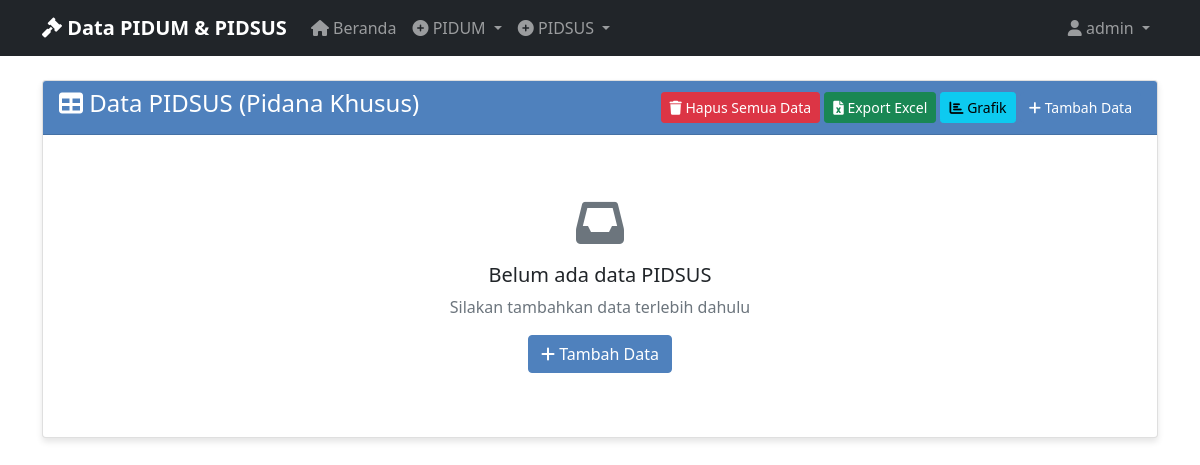
Before: /view_pidsus (signed in) with the older database file.
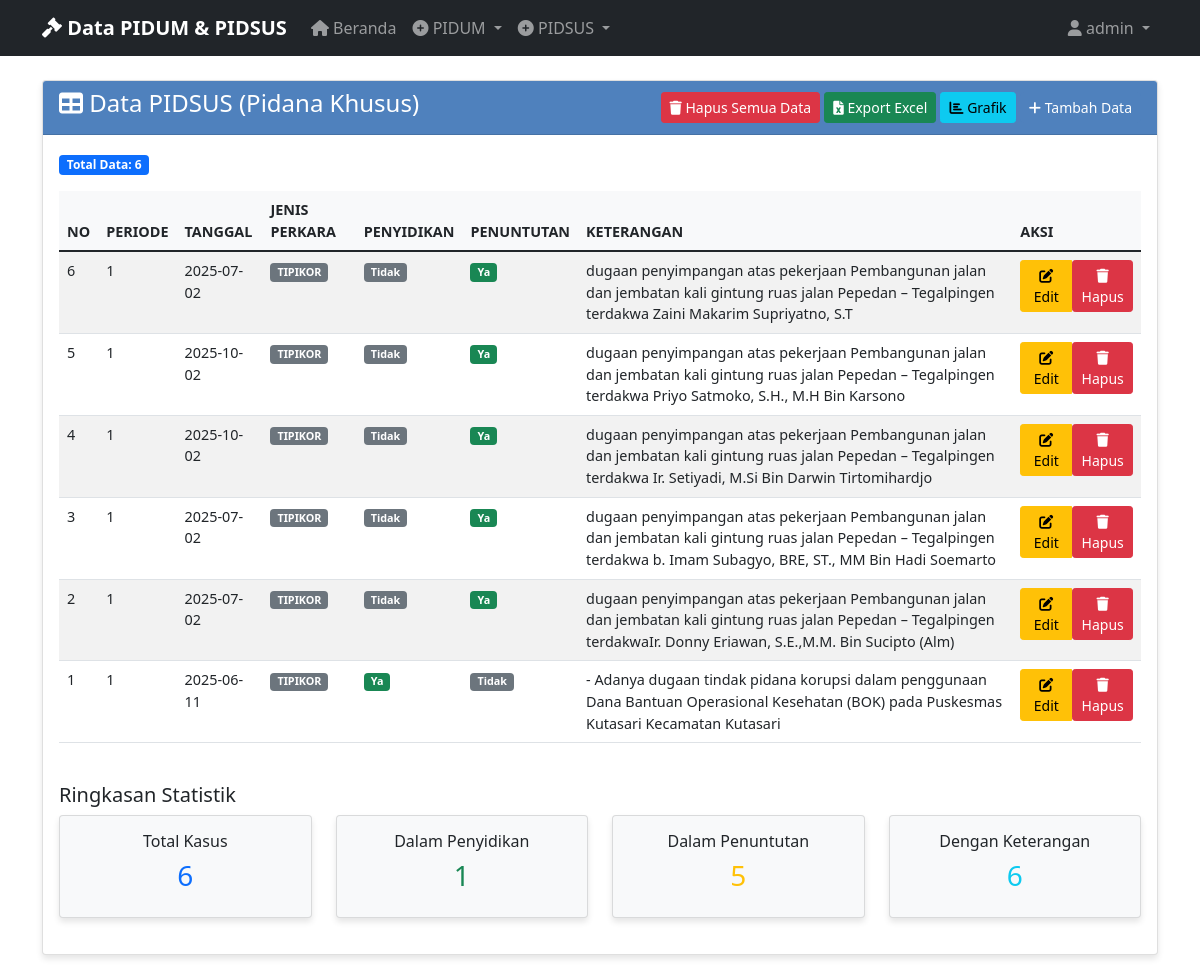
After: the same page with the newer database file.
### tables this page shows
CREATE TABLE pidsus_data (
                id INTEGER PRIMARY KEY AUTOINCREMENT,
                no TEXT NOT NULL,
                periode TEXT NOT NULL,
                tanggal TEXT NOT NULL,
                jenis_perkara TEXT NOT NULL,
                penyidikan TEXT NOT NULL,
                penuntutan TEXT NOT NULL,
                keterangan TEXT NOT NULL,
                created_at TIMESTAMP DEFAULT CURRENT_TIMESTAMP
            );

### app_with_db.py (the view)
@app.route('/view_pidsus')
@login_required
def view_pidsus():
    data = get_pidsus_data_for_export()
    return render_template('view_pidsus.html', data=data)

### app_with_db.py (called while the page is built)
def login_required(f):
    @wraps(f)
    def decorated_function(*args, **kwargs):
        if 'user_id' not in session:
            return redirect(url_for('login'))
        return f(*args, **kwargs)
    return decorated_function

### database.py (called while the page is built)
@contextmanager
def get_db_connection():
    conn = sqlite3.connect(DATABASE_PATH)
    conn.row_factory = sqlite3.Row
    try:
        yield conn
    finally:
        conn.close()

def get_all_pidsus_data():
    with get_db_connection() as conn:
        cursor = conn.cursor()
        cursor.execute('SELECT * FROM pidsus_data ORDER BY created_at DESC')
        rows = cursor.fetchall()
        return [dict(row) for row in rows]

def get_pidsus_data_for_export():
    data = get_all_pidsus_data()
    export_data = []
    for row in data:
        export_data.append({
            'NO': row['no'],
            'PERIODE': row['periode'],
            'TANGGAL': row['tanggal'],
            'JENIS PERKARA': row['jenis_perkara'],
            'PENYIDIKAN': row['penyidikan'],
            'PENUNTUTAN': row['penuntutan'],
            'KETERANGAN': row['keterangan'],
            'id': row['id']  # Add ID for edit/delete functionality
        })
    return export_data

### templates/view_pidsus.html (shortened to what the changed rows need)
{% extends "base.html" %}
{% block content %}
<div class="row">
    <div class="col-md-12">
        <div class="card">
            <div class="card-body">
                {% if data %}
                    <div class="mb-3">
                        <span class="badge bg-primary">Total Data: {{ data|length }}</span>
                    </div>
                    <div class="table-responsive">
                        <table class="table table-striped table-hover" id="pidsusTable">
                            <thead>
                                <tr>
                                    <th>NO</th>
                                    <th>PERIODE</th>
                                    <th>TANGGAL</th>
                                    <th>JENIS PERKARA</th>
                                    <th>PENYIDIKAN</th>
                                    <th>PENUNTUTAN</th>
                                    <th>KETERANGAN</th>
                                    <th>AKSI</th>
                                </tr>
                            </thead>
                            <tbody>
                                {% for item in data %}
                                <tr>
                                    <td>{{ item.NO }}</td>
                                    <td>{{ item.PERIODE }}</td>
                                    <td>{{ item.TANGGAL }}</td>
                                    <td>
                                        <span class="badge bg-secondary">{{ item['JENIS PERKARA'] }}</span>
                                    </td>
                                    <td>
                                        {% if item.PENYIDIKAN == '1' %}
                                            <span class="badge bg-success">Ya</span>
                                        {% else %}
                                            <span class="badge bg-secondary">Tidak</span>
                                        {% endif %}
                                    </td>
                                    <td>
                                        {% if item.PENUNTUTAN == '1' %}
                                            <span class="badge bg-success">Ya</span>
                                        {% else %}
                                            <span class="badge bg-secondary">Tidak</span>
                                        {% endif %}
                                    </td>
                                    <td>{{ item.KETERANGAN }}</td>
                                    <td>
                                        <div class="btn-group" role="group">
                                            <a href="{{ url_for('edit_pidsus', item_id=item.id) }}" class="btn btn-sm btn-warning">
                                                <i class="fas fa-edit"></i> Edit
                                            </a>
                                            <form method="POST" action="{{ url_for('delete_pidsus_item_route', item_id=item.id) }}" style="display: inline;">
                                                <button type="submit" class="btn btn-sm btn-danger" onclick="return confirm('Apakah Anda yakin ingin menghapus data ini?')">
                                                    <i class="fas fa-trash"></i> Hapus
                                                </button>
                                            </form>
                                        </div>
                                    </td>
                                </tr>
                                {% endfor %}
                            </tbody>
                        </table>
                    </div>
                    <div class="row mt-4">
                        <div class="col-md-12">
                            <h5>Ringkasan Statistik</h5>
                            <div class="row">
                                <div class="col-md-3">
                                    <div class="card bg-light">
                                        <div class="card-body text-center">
                                            <h6>Total Kasus</h6>
                                            <h3 class="text-primary">{{ data|length }}</h3>
                                        </div>
                                    </div>
                                </div>
                                <div class="col-md-3">
                                    <div class="card bg-light">
                                        <div class="card-body text-center">
                                            <h6>Dalam Penyidikan</h6>
                                            <h3 class="text-success">{{ data|selectattr('PENYIDIKAN', 'equalto', '1')|list|length }}</h3>
                                        </div>
                                    </div>
                                </div>
                                <div class="col-md-3">
                                    <div class="card bg-light">
                                        <div class="card-body text-center">
                                            <h6>Dalam Penuntutan</h6>
                                            <h3 class="text-warning">{{ data|selectattr('PENUNTUTAN', 'equalto', '1')|list|length }}</h3>
                                        </div>
                                    </div>
                                </div>
                                <div class="col-md-3">
                                    <div class="card bg-light">
                                        <div class="card-body text-center">
                                            <h6>Dengan Keterangan</h6>
                                            <h3 class="text-info">{{ data|selectattr('KETERANGAN')|list|length }}</h3>
                                        </div>
                                    </div>
                                </div>
                            </div>
                        </div>
                    </div>
                {% else %}
                    <div class="text-center py-5">
                        <i class="fas fa-inbox fa-3x text-muted mb-3"></i>
                        <h5>Belum ada data PIDSUS</h5>
                        <p class="text-muted">Silakan tambahkan data terlebih dahulu</p>
                        <a href="{{ url_for('input_pidsus') }}" class="btn btn-primary">
                            <i class="fas fa-plus"></i> Tambah Data
                        </a>
                    </div>
                {% endif %}
            </div>
        </div>
    </div>
</div>
{% block scripts %}
<link href="https://cdn.datatables.net/1.11.5/css/dataTables.bootstrap5.min.css" rel="stylesheet">
{% endblock %}
{% endblock %}

Changed rows visible on the page:
added pidsus_data: NO "6", PERIODE "1", TANGGAL "2025-07-02", jenis_perkara "TIPIKOR", penyidikan "Tidak", penuntutan "Ya", KETERANGAN "dugaan penyimpangan atas pekerjaan Pembangunan jalan dan jembatan kali gintung ruas jalan Pepedan – Tegalpingen terdakwa Zaini Makarim Supriyatno, S.T"
added pidsus_data: NO "5", PERIODE "1", TANGGAL "2025-10-02", jenis_perkara "TIPIKOR", penyidikan "Tidak", penuntutan "Ya", KETERANGAN "dugaan penyimpangan atas pekerjaan Pembangunan jalan dan jembatan kali gintung ruas jalan Pepedan – Tegalpingen terdakwa Priyo Satmoko, S.H., M.H Bin Karsono"
added pidsus_data: NO "4", PERIODE "1", TANGGAL "2025-10-02", jenis_perkara "TIPIKOR", penyidikan "Tidak", penuntutan "Ya", KETERANGAN "dugaan penyimpangan atas pekerjaan Pembangunan jalan dan jembatan kali gintung ruas jalan Pepedan – Tegalpingen terdakwa Ir. Setiyadi, M.Si Bin Darwin Tirtomihardjo"
added pidsus_data: NO "3", PERIODE "1", TANGGAL "2025-07-02", jenis_perkara "TIPIKOR", penyidikan "Tidak", penuntutan "Ya", KETERANGAN "dugaan penyimpangan atas pekerjaan Pembangunan jalan dan jembatan kali gintung ruas jalan Pepedan – Tegalpingen terdakwa b. Imam Subagyo, BRE, ST., MM Bin Hadi Soemarto"
added pidsus_data: NO "2", PERIODE "1", TANGGAL "2025-07-02", jenis_perkara "TIPIKOR", penyidikan "Tidak", penuntutan "Ya", KETERANGAN "dugaan penyimpangan atas pekerjaan Pembangunan jalan dan jembatan kali gintung ruas jalan Pepedan – Tegalpingen terdakwaIr. Donny Eriawan, S.E.,M.M. Bin Sucipto (Alm)"
added pidsus_data: NO "1", PERIODE "1", TANGGAL "2025-06-11", jenis_perkara "TIPIKOR", penyidikan "Ya", penuntutan "Tidak", KETERANGAN "- Adanya dugaan tindak pidana korupsi dalam penggunaan Dana Bantuan Operasional Kesehatan (BOK) pada Puskesmas Kutasari Kecamatan Kutasari"
Other visible differences:
{{ data|length }}: (not shown) → "6"
{{ data|selectattr('PENYIDIKAN', 'equalto', '1')|list|length }}: (not shown) → "1"
{{ data|selectattr('PENUNTUTAN', 'equalto', '1')|list|length }}: (not shown) → "5"
{{ data|selectattr('KETERANGAN')|list|length }}: (not shown) → "6"
text no longer shown: "Belum ada data PIDSUS Silakan tambahkan data terlebih dahulu Tambah Data"
text now shown: "Total Data: NO PERIODE TANGGAL JENIS PERKARA PENYIDIKAN PENUNTUTAN KETERANGAN AKSI Ringkasan Statistik Total Kasus Dalam Penyidikan Dalam Penuntutan Dengan Keterangan"
